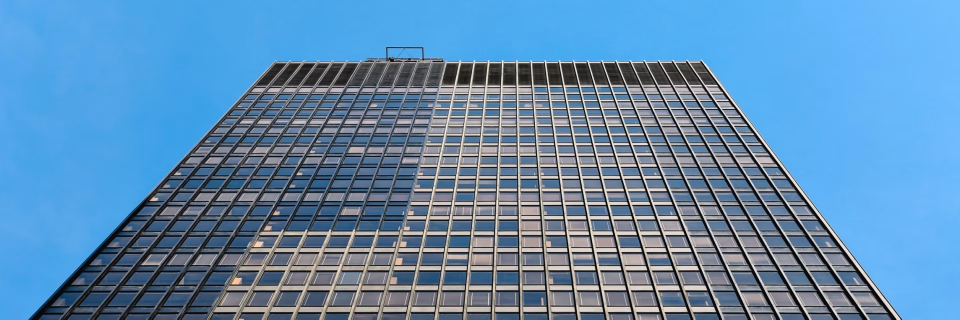
#> input picture input/8.png, 1920 x 639 px (shown at 1/2 size)
$ python fast.py
#> lines starting #> are read from the running program, lines starting #| are printed output that depends on the picture
from PIL import Image, ImageDraw
import numpy as np
import matplotlib.pyplot as plt
import time

img = Image.open('input/8.png').convert('L')
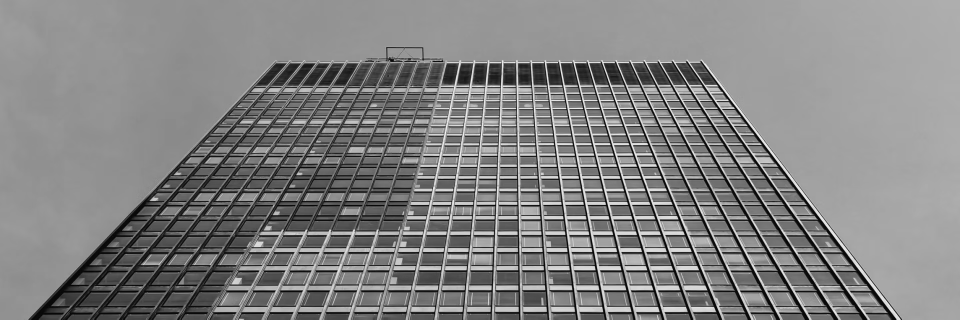
#> img: PIL image 1920x639 L (shown at 1/2 size); min 0, max 250, mean 130.6
ori_image = np.asarray(img, dtype=np.uint8)
ori_height, ori_width = ori_image.shape
#> ori_height = 639; ori_width = 1920

#            (-1,-3), (0,-3), (1,-3),
#        (-2,-2),                   (2,-2),
#    (-3,-1),                         (3,-1),
#    (-3,0),                           (3,0),
#    (-3,1),                           (3,1),
#        (-2,2),                     (2,2),
#               (-1,3), (0,3), (1,3),

circle_offsets = [
    (0,-3),(1,-3),(2,-2),(3,-1),(3,0),(3,1),(2,2),(1,3),
    (0,3),(-1,3),(-2,2),(-3,1),(-3,0),(-3,-1),(-2,-2),(-1,-3)
]
threshold = 20
n=9

def has_n_contiguous_pixels(check_list: list[bool], n: int) -> bool:
    extended_check_list = check_list + check_list
    count = 0
    for i in extended_check_list:
        if i:
            count +=1
            if count >= n:
                return True
        else:
            count = 0
    return False

def high_speed_test(image: np.ndarray, threshold: int, x: int, y: int) -> bool:
    test_pixels = [(0,-3),(0,3),(3,0),(-3,0)]
    brighter_count = 0
    darker_count = 0
    for dx, dy in test_pixels:
        if image[y+dy, x+dx] > image[y, x] + threshold:
            brighter_count += 1
        if image[y+dy, x+dx] < image[y, x] - threshold:
            darker_count += 1
    if brighter_count >= 3 or darker_count >= 3:
        return True
    else:
        return False

def calculate_target_size(ori_height: int, ori_width: int, max_size: int) -> tuple[int, int]:
    aspect_ratio = ori_width / ori_height
    if ori_height > ori_width:
        target_height = max_size
        target_width = int(max_size * aspect_ratio)
    else:
        target_width = max_size
        target_height = int(max_size / aspect_ratio)
    return target_height, target_width

def resize_image(image: np.ndarray, target_height: int, target_width: int) -> np.ndarray:
    ori_height, ori_width = image.shape
    resized = np.zeros((target_height, target_width), dtype=np.uint8)

    y_ratio = ori_height / target_height
    x_ratio = ori_width / target_width

    for y in range(target_height):
        for x in range(target_width):
            orig_y = int(y * y_ratio)
            orig_x = int(x * x_ratio)
            resized[y, x] = image[orig_y, orig_x]

    return resized

def map_keypoints_to_original(keypoints: list[int], ori_height: int, ori_width: int, resized_height: int, resized_width: int) -> list[int]:
    y_ratio = ori_height / resized_height
    x_ratio = ori_width / resized_width
    mapped_keypoints = [(int(x * x_ratio), int(y * y_ratio)) for x, y in keypoints]
    return mapped_keypoints

def non_max_suppression(corners: list[tuple[int, int]], image: np.ndarray, grid_size: int = 5) -> list[tuple[int, int]]:
    if not corners:
        return []

    grid_map = {}

    for x, y in corners:
        center = int(image[y, x])
        score = sum(abs(int(image[y + dy, x + dx]) - center) for dx, dy in circle_offsets)
        grid_x = x // grid_size
        grid_y = y // grid_size
        grid_key = (grid_y, grid_x)
        if grid_key not in grid_map or score > grid_map[grid_key][0]:
            grid_map[grid_key] = (score, (x, y))

    filtered_corners = [corner for _, corner in grid_map.values()]
    return filtered_corners

# Resize
start_time = time.time()
target_height, target_width = calculate_target_size(ori_height, ori_width, 300)
#> target_height = 99; target_width = 300
#target_width, target_height = (ori_width, ori_height)
resized_image = resize_image(ori_image, target_height, target_width)
#> after the loop in resize_image, `for y in range(target_height):`:
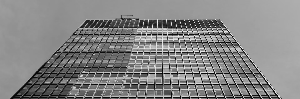
#> resized: shape (99, 300); min 1, max 245, mean 132.2
end_time = time.time()
print(f"Resize Execution Time: {(end_time - start_time):.2f} s")

# Fast Keypoint Detection
start_time = time.time()
corners = []
for x in range(3, target_width-3):
    for y in range(3, target_height-3):
        if not high_speed_test(resized_image, threshold, x, y):
            continue
        brighter = []
        darker = []
        for dx, dy in circle_offsets:
            brighter.append(resized_image[y+dy, x+dx] > resized_image[y, x] + threshold)
            darker.append(resized_image[y+dy, x+dx] < resized_image[y, x] - threshold)
        if has_n_contiguous_pixels(brighter, n) or has_n_contiguous_pixels(darker, n):
            corners.append((x,y))
end_time = time.time()
print(f"Detection Execution Time: {(end_time - start_time):.2f} s")
print(f"Detected corners before NMS: {len(corners)}")
#| Detected corners before NMS: 2440

# Non-Maximum Suppression
start_time = time.time()
filtered_corners = non_max_suppression(corners, resized_image, grid_size=5)
#> the loop in non_max_suppression, `for x, y in corners:` made 2440 passes
#> (x, y) on passes 1 to 3: (18, 94), (19, 93), (19, 94)
end_time = time.time()
print(f"NMS Execution Time: {(end_time - start_time):.2f} s")
print(f"Detected corners after NMS: {len(filtered_corners)}")
#| Detected corners after NMS: 615

# Mapping and Visualization
start_time = time.time()
mapped_corners = map_keypoints_to_original(corners, ori_height, ori_width, target_height, target_width)

#img = Image.fromarray(resized_image)
img_rgb = img.convert("RGB")
draw = ImageDraw.Draw(img_rgb)

for x, y in mapped_corners:
    draw.ellipse((x-2, y-2, x+2, y+2), fill="red")
#> this loop made 2440 passes
#> (x, y) on passes 1 to 3: (115, 606), (121, 600), (121, 606)
dpi = 100
figsize = (ori_width / dpi, ori_height / dpi)

plt.figure(figsize=figsize, dpi=dpi)
plt.imshow(img_rgb)
plt.axis("off")
plt.subplots_adjust(left=0, right=1, top=1, bottom=0)
end_time = time.time()
print(f"Mapping and Visualization Execution Time: {(end_time - start_time):.2f} s")
plt.savefig('./output.png')
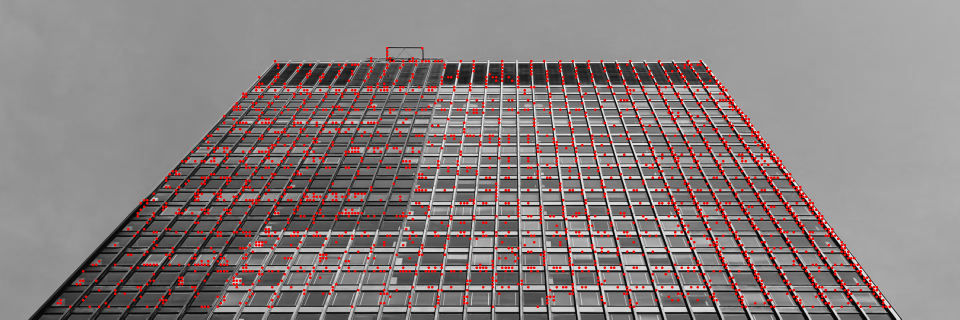
#> shown: shape (639, 1920, 3) (shown at 1/2 size); mean R, G, B 136.6, 126, 126
plt.show()
